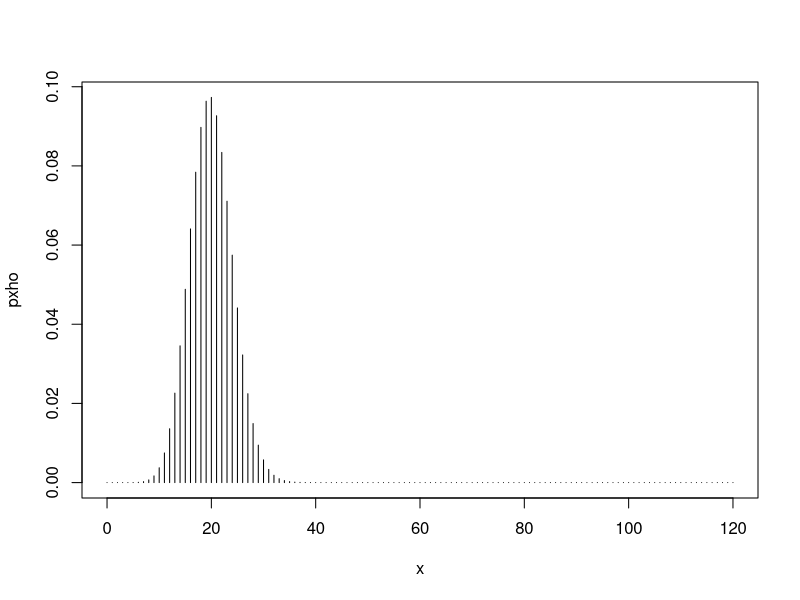
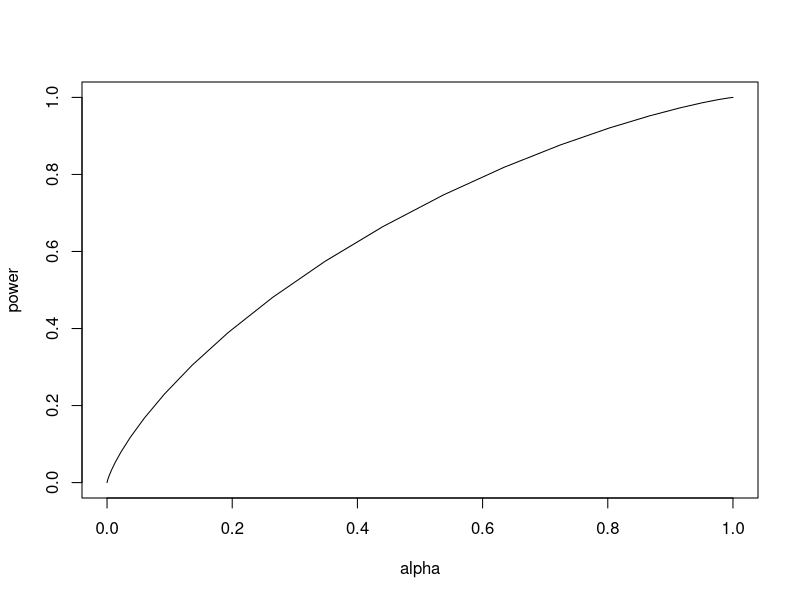
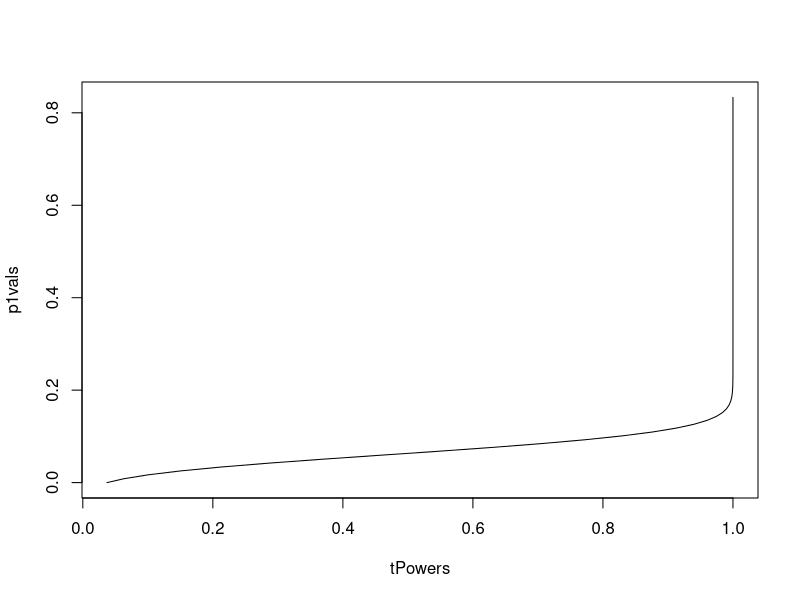
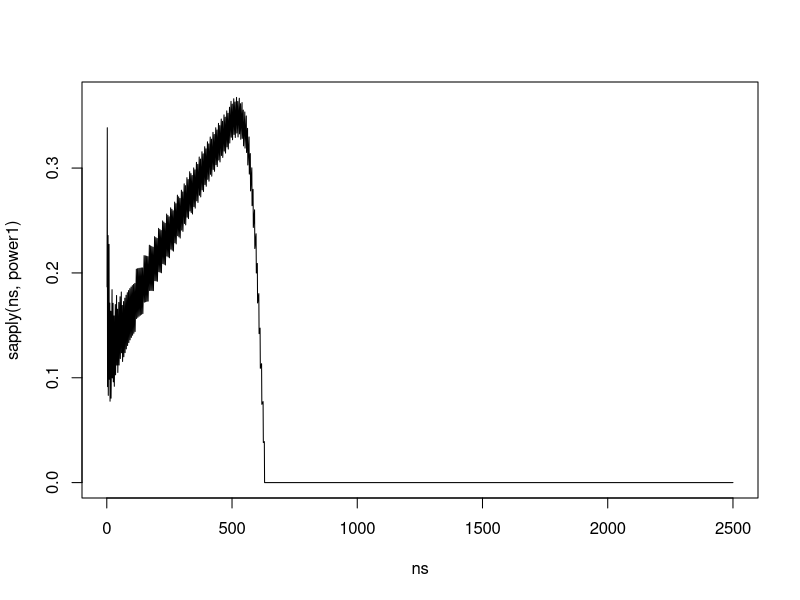

Generate these figures, in order, with R:

#2.1
x <- 0:120
pxho <- dbinom(x, size=120, p=1/6)
plot(x,pxho, type='h')

#2.2
xget20 <- x>=20
pxhoget20 <- pxho[xget20==T]
sum(pxhoget20)

#2.3
for(i in 0:121){
  if(i==0){alpha<-c()}
  xget <- x>=i
  pxhoget <- pxho[xget==T]
  alpha[i] <- sum(pxhoget)
}

#2.4
alpha<=0.05
#x=28 is the first value satisfyihng this
test<- data.frame(x, alpha)

#3.1
for(i in 0:121){
  if(i==0){power<-c()
  pxh1 <- dbinom(x, size=120, p=(1/6+0.02))}
  x1get <- x>=i
  pxh1get <- pxh1[x1get==T]
  power[i] <- sum(pxh1get)
}
test<- data.frame(x, alpha, power)

#3.2
plot(alpha, power, type='l')

#3.3
powerFun <- function(a){
    for(i in 0:121){
      if(i==0){power<-c()
      pxh1 <- dbinom(x, size=120, p=(1/6+a))}
      x1get <- x>=i
      pxh1get <- pxh1[x1get==T]
      power[i] <- sum(pxh1get)}
  return(power[28])}

#3.4
p1vals<- seq(from=0, to=5/6, length.out=100)
tPowers<-sapply(p1vals, powerFun)
plot(tPowers, p1vals, type='l')

#3.5 (can be optimised but this also generates floating point error- should use cumulative func without for loop)
power1 <- function(n){
  cv<-qbinom(0.95, n, 1/6)
  for(i in 0:n){
    if(i==0){power<-c()
    pxh1 <- dbinom(x, size=n, p=(1/6+0.02))}
    x1get <- x>=i
    pxh1get <- pxh1[x1get==T]
    power[i] <- sum(pxh1get)}
  return(power[cv])
}


#3.6/3.7
ns <-1:2500
plot(ns, sapply(ns, power1), type='l')

#3.8
